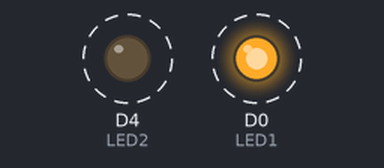
Bench run of a sketch on a simulated ESP8266 (NodeMCU). Parts: output pins drawn as LEDs (lit = HIGH). Dashed ring = blinking.

Above: at 0.15 s.
Timing chart, 0 to 3.0 s (numbered marks = the images above):
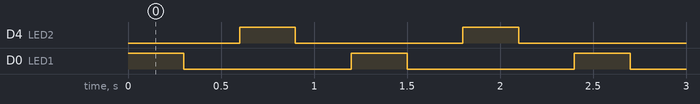

The sketch:

external_led_nodemcu.ino
```cpp
#define LED1 D0 //Led in NodeMCU at pin D1
#define LED2 D4 //Led in NodeMCU at pin D2

void setup()
{
 pinMode(LED1, OUTPUT);   //LED1 D1 pin as output
 pinMode(LED2, OUTPUT);   //LED2 D5 pin as output
}
 void loop() // runs/loops below code infinitely
{
 digitalWrite(LED1, HIGH); //turn on LED
 delay(300);
 digitalWrite(LED1, LOW); //turn off LED
 delay(300);
 digitalWrite(LED2, HIGH); //turn on LED
 delay(300);
 digitalWrite(LED2, LOW); //turn off LED
 delay(300);

}
```

Measured:
- by itself, D4 (LED2), D0 (LED1): alternates HIGH for 0.30 s and LOW for 0.90 s
- by itself, everything shown: repeats every 1.2 s, in 4 steps
